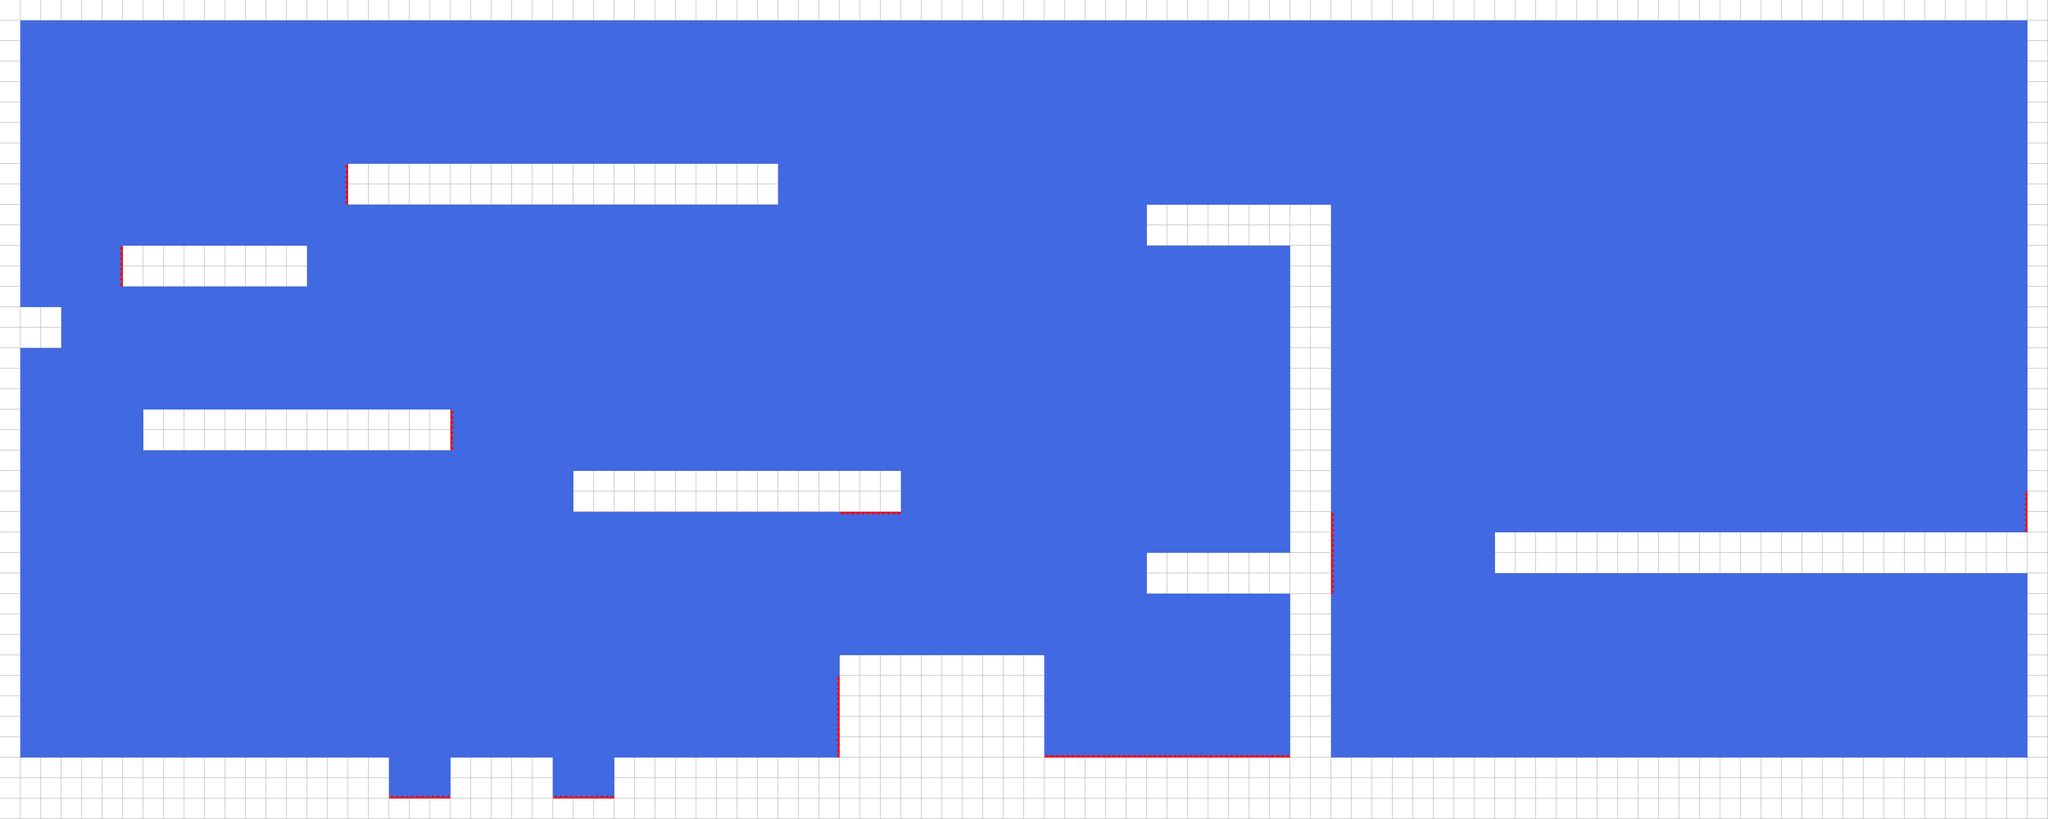

The image is a tile-based game level rendered from a .tmx file. Its description and source (layers, tilesets, objects; grid data summarised) follow:
An orthogonal 100x40 tile map with 32x32 px tiles, 2 tile layers (background, foreground) and 2 objects (exit, player_start).

<map version="1.4" tiledversion="1.4.3" orientation="orthogonal" renderorder="right-down" width="100" height="40" tilewidth="32" tileheight="32" infinite="0" nextlayerid="4" nextobjectid="3">
 <tileset firstgid="1" source="simple_tileset_32.tsx" />
 <layer id="1" name="background" width="100" height="40">
  <properties>
   <property name="nocollide" value="true" />
   <property name="tileset" value="simple_tileset_32" />
  </properties>
  <data>[4000 cells, 4000 non-empty, 1 distinct tile ids]</data>
 </layer>
 <layer id="3" name="foreground" width="100" height="40">
  <properties>
   <property name="destructible_id" type="int" value="8" />
   <property name="spikes_bot_id" value="4" />
   <property name="spikes_height" type="int" value="5" />
   <property name="spikes_left_id" value="7" />
   <property name="spikes_right_id" value="5" />
   <property name="spikes_top_id" type="int" value="6" />
   <property name="tileset" value="simple_tileset_32" />
  </properties>
  <data>[4000 cells, 807 non-empty, 5 distinct tile ids]</data>
 </layer>
 <objectgroup id="2" name="objects">
  <object id="1" name="exit" type="exit" x="3072" y="1152" />
  <object id="2" name="start" type="player_start" x="96" y="1056" />
 </objectgroup>
</map>
